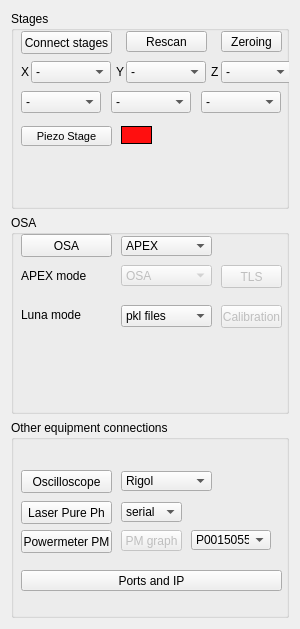
          <widget class="QWidget" name="page_hardware">
           <property name="geometry">
            <rect>
             <x>0</x>
             <y>0</y>
             <width>300</width>
             <height>629</height>
            </rect>
           </property>
           <attribute name="label">
            <string>Hardware control</string>
           </attribute>
           <layout class="QVBoxLayout" name="verticalLayout">
            <item>
             <widget class="QGroupBox" name="groupBox_features_2">
              <property name="title">
               <string>Stages</string>
              </property>
              <widget class="QLabel" name="label_PiezoStage_status">
               <property name="geometry">
                <rect>
                 <x>110</x>
                 <y>115</y>
                 <width>31</width>
                 <height>18</height>
                </rect>
               </property>
               <property name="minimumSize">
                <size>
                 <width>0</width>
                 <height>0</height>
                </size>
               </property>
               <property name="autoFillBackground">
                <bool>false</bool>
               </property>
               <property name="styleSheet">
                <string notr="true">QLabel {
	
	background-color: rgb(255, 15, 15);
}</string>
               </property>
               <property name="frameShape">
                <enum>QFrame::Box</enum>
               </property>
               <property name="text">
                <string/>
               </property>
              </widget>
              <widget class="QPushButton" name="pushButton_PiezoStageConnect">
               <property name="geometry">
                <rect>
                 <x>10</x>
                 <y>115</y>
                 <width>91</width>
                 <height>20</height>
                </rect>
               </property>
               <property name="font">
                <font>
                 <family>MS Shell Dlg 2</family>
                 <pointsize>8</pointsize>
                 <weight>50</weight>
                 <bold>false</bold>
                </font>
               </property>
               <property name="styleSheet">
                <string notr="true">QPushButton {

}
</string>
               </property>
               <property name="text">
                <string>Piezo Stage</string>
               </property>
              </widget>
              <widget class="QPushButton" name="pushButton_zeroing_stages">
               <property name="geometry">
                <rect>
                 <x>210</x>
                 <y>20</y>
                 <width>61</width>
                 <height>21</height>
                </rect>
               </property>
               <property name="text">
                <string>Zeroing</string>
               </property>
              </widget>
              <widget class="QLabel" name="label_32">
               <property name="geometry">
                <rect>
                 <x>10</x>
                 <y>50</y>
                 <width>21</width>
                 <height>21</height>
                </rect>
               </property>
               <property name="text">
                <string>X</string>
               </property>
              </widget>
              <widget class="QLabel" name="label_33">
               <property name="geometry">
                <rect>
                 <x>105</x>
                 <y>50</y>
                 <width>16</width>
                 <height>21</height>
                </rect>
               </property>
               <property name="text">
                <string>Y</string>
               </property>
              </widget>
              <widget class="QLabel" name="label_34">
               <property name="geometry">
                <rect>
                 <x>200</x>
                 <y>50</y>
                 <width>16</width>
                 <height>21</height>
                </rect>
               </property>
               <property name="text">
                <string>Z</string>
               </property>
              </widget>
              <widget class="QPushButton" name="pushButton_StagesConnect">
               <property name="geometry">
                <rect>
                 <x>10</x>
                 <y>20</y>
                 <width>91</width>
                 <height>23</height>
                </rect>
               </property>
               <property name="text">
                <string>Connect stages</string>
               </property>
               <property name="checkable">
                <bool>false</bool>
               </property>
              </widget>
              <widget class="QComboBox" name="comboBox_X">
               <property name="geometry">
                <rect>
                 <x>20</x>
                 <y>50</y>
                 <width>80</width>
                 <height>22</height>
                </rect>
               </property>
               <item>
                <property name="text">
                 <string>-</string>
                </property>
               </item>
               <item>
                <property name="text">
                 <string>Thorlabs</string>
                </property>
               </item>
               <item>
                <property name="text">
                 <string>LBTEK</string>
                </property>
               </item>
               <item>
                <property name="text">
                 <string>STANDA</string>
                </property>
               </item>
              </widget>
              <widget class="QComboBox" name="comboBox_Y">
               <property name="geometry">
                <rect>
                 <x>115</x>
                 <y>50</y>
                 <width>80</width>
                 <height>22</height>
                </rect>
               </property>
               <item>
                <property name="text">
                 <string>-</string>
                </property>
               </item>
               <item>
                <property name="text">
                 <string>Thorlabs</string>
                </property>
               </item>
               <item>
                <property name="text">
                 <string>LBTEK</string>
                </property>
               </item>
               <item>
                <property name="text">
                 <string>STANDA</string>
                </property>
               </item>
              </widget>
              <widget class="QComboBox" name="comboBox_Z">
               <property name="geometry">
                <rect>
                 <x>210</x>
                 <y>50</y>
                 <width>71</width>
                 <height>22</height>
                </rect>
               </property>
               <item>
                <property name="text">
                 <string>-</string>
                </property>
               </item>
               <item>
                <property name="text">
                 <string>Thorlabs</string>
                </property>
               </item>
               <item>
                <property name="text">
                 <string>LBTEK</string>
                </property>
               </item>
               <item>
                <property name="text">
                 <string>STANDA</string>
                </property>
               </item>
              </widget>
              <widget class="QComboBox" name="comboBox_SourceY">
               <property name="geometry">
                <rect>
                 <x>100</x>
                 <y>80</y>
                 <width>80</width>
                 <height>22</height>
                </rect>
               </property>
               <item>
                <property name="text">
                 <string>-</string>
                </property>
               </item>
              </widget>
              <widget class="QComboBox" name="comboBox_SourceX">
               <property name="geometry">
                <rect>
                 <x>10</x>
                 <y>80</y>
                 <width>80</width>
                 <height>22</height>
                </rect>
               </property>
               <item>
                <property name="text">
                 <string>-</string>
                </property>
               </item>
              </widget>
              <widget class="QComboBox" name="comboBox_SourceZ">
               <property name="geometry">
                <rect>
                 <x>190</x>
                 <y>80</y>
                 <width>80</width>
                 <height>22</height>
                </rect>
               </property>
               <item>
                <property name="text">
                 <string>-</string>
                </property>
               </item>
              </widget>
              <widget class="QPushButton" name="pushButton_Rescan_COM">
               <property name="geometry">
                <rect>
                 <x>115</x>
                 <y>20</y>
                 <width>81</width>
                 <height>21</height>
                </rect>
               </property>
               <property name="text">
                <string>Rescan</string>
               </property>
              </widget>
             </widget>
            </item>
            <item>
             <widget class="QGroupBox" name="groupBox_features">
              <property name="title">
               <string>OSA </string>
              </property>
              <widget class="QLabel" name="label_29">
               <property name="geometry">
                <rect>
                 <x>10</x>
                 <y>50</y>
                 <width>81</width>
                 <height>21</height>
                </rect>
               </property>
               <property name="text">
                <string>APEX mode</string>
               </property>
              </widget>
              <widget class="QComboBox" name="comboBox_Luna_mode">
               <property name="geometry">
                <rect>
                 <x>110</x>
                 <y>90</y>
                 <width>91</width>
                 <height>22</height>
                </rect>
               </property>
               <item>
                <property name="text">
                 <string>pkl files</string>
                </property>
               </item>
               <item>
                <property name="text">
                 <string>Luna .bin files</string>
                </property>
               </item>
              </widget>
              <widget class="QLabel" name="label_Luna_mode">
               <property name="geometry">
                <rect>
                 <x>10</x>
                 <y>90</y>
                 <width>61</width>
                 <height>20</height>
                </rect>
               </property>
               <property name="text">
                <string>Luna mode</string>
               </property>
              </widget>
              <widget class="QComboBox" name="comboBox_APEX_mode">
               <property name="enabled">
                <bool>false</bool>
               </property>
               <property name="geometry">
                <rect>
                 <x>110</x>
                 <y>50</y>
                 <width>91</width>
                 <height>21</height>
                </rect>
               </property>
               <item>
                <property name="text">
                 <string>OSA</string>
                </property>
               </item>
               <item>
                <property name="text">
                 <string>Tracking generator</string>
                </property>
               </item>
              </widget>
              <widget class="QPushButton" name="pushButton_OSA_connect">
               <property name="geometry">
                <rect>
                 <x>10</x>
                 <y>19</y>
                 <width>91</width>
                 <height>23</height>
                </rect>
               </property>
               <property name="text">
                <string>OSA</string>
               </property>
               <property name="checkable">
                <bool>false</bool>
               </property>
              </widget>
              <widget class="QPushButton" name="pushButton_APEX_TLS">
               <property name="enabled">
                <bool>false</bool>
               </property>
               <property name="geometry">
                <rect>
                 <x>210</x>
                 <y>50</y>
                 <width>61</width>
                 <height>23</height>
                </rect>
               </property>
               <property name="text">
                <string>TLS</string>
               </property>
               <property name="checkable">
                <bool>true</bool>
               </property>
               <property name="checked">
                <bool>false</bool>
               </property>
              </widget>
              <widget class="QPushButton" name="pushButton_APEX_calibration">
               <property name="enabled">
                <bool>false</bool>
               </property>
               <property name="geometry">
                <rect>
                 <x>210</x>
                 <y>90</y>
                 <width>61</width>
                 <height>23</height>
                </rect>
               </property>
               <property name="text">
                <string>Calibration</string>
               </property>
               <property name="checkable">
                <bool>false</bool>
               </property>
               <property name="checked">
                <bool>false</bool>
               </property>
              </widget>
              <widget class="QComboBox" name="comboBox_Type_of_OSA">
               <property name="geometry">
                <rect>
                 <x>110</x>
                 <y>21</y>
                 <width>91</width>
                 <height>20</height>
                </rect>
               </property>
               <item>
                <property name="text">
                 <string>APEX</string>
                </property>
               </item>
               <item>
                <property name="text">
                 <string>Luna</string>
                </property>
               </item>
               <item>
                <property name="text">
                 <string>Yokogawa</string>
                </property>
               </item>
               <item>
                <property name="text">
                 <string>Astro interrogator</string>
                </property>
               </item>
              </widget>
             </widget>
            </item>
            <item>
             <widget class="QGroupBox" name="groupBox_3">
              <property name="sizePolicy">
               <sizepolicy hsizetype="Preferred" vsizetype="Minimum">
                <horstretch>0</horstretch>
                <verstretch>0</verstretch>
               </sizepolicy>
              </property>
              <property name="minimumSize">
               <size>
                <width>0</width>
                <height>50</height>
               </size>
              </property>
              <property name="title">
               <string>Other equipment connections</string>
              </property>
              <widget class="QPushButton" name="pushButton_scope_connect">
               <property name="geometry">
                <rect>
                 <x>10</x>
                 <y>50</y>
                 <width>91</width>
                 <height>23</height>
                </rect>
               </property>
               <property name="text">
                <string>Oscilloscope</string>
               </property>
               <property name="checkable">
                <bool>false</bool>
               </property>
              </widget>
              <widget class="QPushButton" name="pushButton_laser_connect">
               <property name="geometry">
                <rect>
                 <x>10</x>
                 <y>81</y>
                 <width>91</width>
                 <height>23</height>
                </rect>
               </property>
               <property name="text">
                <string>Laser Pure Ph</string>
               </property>
              </widget>
              <widget class="QPushButton" name="pushButton_powermeter_connect">
               <property name="geometry">
                <rect>
                 <x>10</x>
                 <y>110</y>
                 <width>91</width>
                 <height>23</height>
                </rect>
               </property>
               <property name="text">
                <string>Powermeter PM</string>
               </property>
               <property name="checkable">
                <bool>false</bool>
               </property>
              </widget>
               <widget class="QPushButton" name="pushButton_powermeter_graph">
                <property name="enabled">
                 <bool>false</bool>
                </property>
                <property name="geometry">
                 <rect>
                  <x>110</x>
                  <y>110</y>
                  <width>61</width>
                  <height>21</height>
                 </rect>
                </property>
                <property name="text">
                 <string>PM graph</string>
                </property>
                <property name="checkable">
                 <bool>true</bool>
                </property>
               </widget>
               <widget class="QComboBox" name="comboBox_laser_protocol_type">
               <property name="geometry">
                <rect>
                 <x>110</x>
                 <y>82</y>
                 <width>61</width>
                 <height>20</height>
                </rect>
               </property>
               <property name="focusPolicy">
                <enum>Qt::NoFocus</enum>
               </property>
               <item>
                <property name="text">
                 <string>serial</string>
                </property>
               </item>
               <item>
                <property name="text">
                 <string>pyvisa</string>
                </property>
               </item>
              </widget>
              <widget class="QComboBox" name="comboBox_type_of_scope">
               <property name="geometry">
                <rect>
                 <x>110</x>
                 <y>51</y>
                 <width>91</width>
                 <height>20</height>
                </rect>
               </property>
               <item>
                <property name="text">
                 <string>Rigol</string>
                </property>
               </item>
               <item>
                <property name="text">
                 <string>Keysight 4GHz</string>
                </property>
               </item>
              </widget>
               <widget class="QPushButton" name="pushButton_set_hardware_ports">
                <property name="geometry">
                 <rect>
                  <x>10</x>
                  <y>150</y>
                  <width>261</width>
                  <height>21</height>
                 </rect>
                </property>
                <property name="text">
                 <string>Ports and IP</string>
                </property>
               </widget>
               <widget class="QComboBox" name="comboBox_powermeter_serial">
                <property name="geometry">
                 <rect>
                  <x>180</x>
                  <y>110</y>
                  <width>80</width>
                  <height>20</height>
                 </rect>
                </property>
                <property name="focusPolicy">
                 <enum>Qt::NoFocus</enum>
                </property>
                <item>
                 <property name="text">
                  <string>P0015055</string>
                 </property>
                </item>
               </widget>
              </widget>
            </item>
           </layout>
          </widget>
